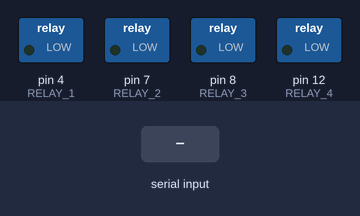
A sketch run on a simulated Arduino Uno, built with avr-gcc and run on an emulated ATmega328P. Shown: switched loads named in the sketch (green lamp = pin HIGH). The inputs (shaded band) are chosen by the test bench.

Above: at 1.2 s.
1.3 s: "A" received over Serial
At 2.4 s:
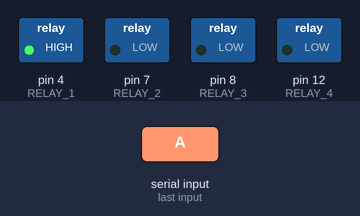
2.8 s: "B" received over Serial
At 3.6 s:
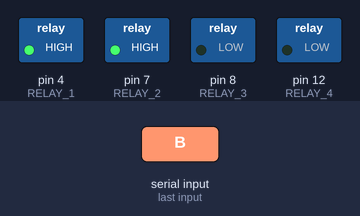
4.3 s: "a" received over Serial
At 4.7 s:
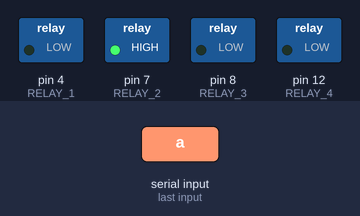
5.8 s: "C" received over Serial
At 7.0 s:
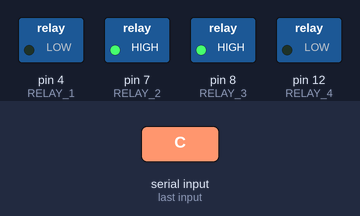
7.3 s: "b" received over Serial
At 8.2 s:
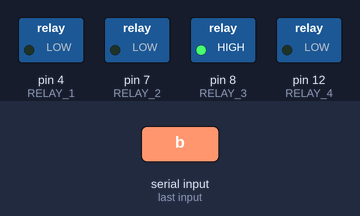
8.8 s: "D" received over Serial
At 9.3 s:
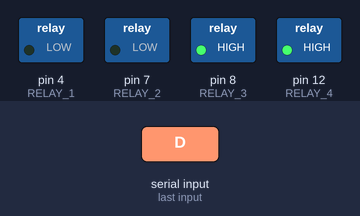
Timing chart, 0 to 11.3 s (numbered marks = the images above; inputs shaded):
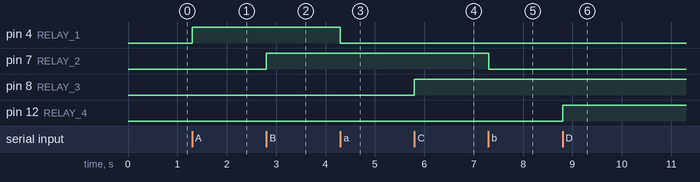

The sketch:

relay-serial.cpp.ino
```cpp
#include <Arduino.h>

char incomingByte;

//the signal pin for the relay
//can be set to any available digital pin
//on the Arduino
const int RELAY_1 = 4; // relay channel 1 on=A off=a
const int RELAY_2 = 7; // relay channel 2 on=B off=b
const int RELAY_3 = 8; // relay channel 3 on=C off=c
const int RELAY_4 = 12; //relay channel 4 on=D off=d

//use Z and z to turn all relays on/off at once

void setup() {
  Serial.begin(9600); //baud rate - do not change
  pinMode(RELAY_1,OUTPUT);
  pinMode(RELAY_2,OUTPUT);
  pinMode(RELAY_3,OUTPUT);
  pinMode(RELAY_4,OUTPUT);
}

void loop() {
  if(Serial.available()){
    incomingByte = Serial.read();
    writeToPin(incomingByte);
  }
}

void writeToPin (char b) {
    switch (b) {
      case 'a': digitalWrite(RELAY_1,LOW); break;
      case 'A': digitalWrite(RELAY_1,HIGH); break;
      case 'b': digitalWrite(RELAY_2,LOW); break;
      case 'B': digitalWrite(RELAY_2,HIGH); break;
      case 'c': digitalWrite(RELAY_3,LOW); break;
      case 'C': digitalWrite(RELAY_3,HIGH); break;
      case 'd': digitalWrite(RELAY_4,LOW); break;
      case 'D': digitalWrite(RELAY_4,HIGH); break;
      case 'z':
        digitalWrite(RELAY_1,LOW);
        digitalWrite(RELAY_2,LOW);
        digitalWrite(RELAY_3,LOW);
        digitalWrite(RELAY_4,LOW);
      break;
      case 'Z':
        digitalWrite(RELAY_1,HIGH);
        digitalWrite(RELAY_2,HIGH);
        digitalWrite(RELAY_3,HIGH);
        digitalWrite(RELAY_4,HIGH);
      break;
    }
}
```

Measured:
- after the input at 1.3 s, pin 4 (RELAY_1): LOW → HIGH at once
- after the input at 2.8 s, pin 7 (RELAY_2): LOW → HIGH at once
- after the input at 4.3 s, pin 4 (RELAY_1): HIGH → LOW at once
- after the input at 5.8 s, pin 8 (RELAY_3): LOW → HIGH at once
- after the input at 7.3 s, pin 7 (RELAY_2): HIGH → LOW at once
- after the input at 8.8 s, pin 12 (RELAY_4): LOW → HIGH at once
